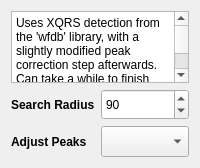
          <widget class="QWidget" name="page_peak_xqrs">
           <layout class="QFormLayout" name="formLayout_9">
            <item row="0" column="0" colspan="2">
             <widget class="QTextBrowser" name="peak_xqrs_info">
              <property name="sizePolicy">
               <sizepolicy hsizetype="Expanding" vsizetype="Preferred">
                <horstretch>0</horstretch>
                <verstretch>0</verstretch>
               </sizepolicy>
              </property>
              <property name="sizeAdjustPolicy">
               <enum>QAbstractScrollArea::SizeAdjustPolicy::AdjustToContents</enum>
              </property>
              <property name="html">
               <string>&lt;!DOCTYPE HTML PUBLIC &quot;-//W3C//DTD HTML 4.0//EN&quot; &quot;http://www.w3.org/TR/REC-html40/strict.dtd&quot;&gt;
&lt;html&gt;&lt;head&gt;&lt;meta name=&quot;qrichtext&quot; content=&quot;1&quot; /&gt;&lt;meta charset=&quot;utf-8&quot; /&gt;&lt;style type=&quot;text/css&quot;&gt;
p, li { white-space: pre-wrap; }
hr { height: 1px; border-width: 0; }
li.unchecked::marker { content: &quot;\2610&quot;; }
li.checked::marker { content: &quot;\2612&quot;; }
&lt;/style&gt;&lt;/head&gt;&lt;body style=&quot; font-family:'Segoe UI'; font-size:9pt; font-weight:400; font-style:normal;&quot;&gt;
&lt;p style=&quot; margin-top:0px; margin-bottom:0px; margin-left:0px; margin-right:0px; -qt-block-indent:0; text-indent:0px;&quot;&gt;Uses XQRS detection from the 'wfdb' library, with a slightly modified peak correction step afterwards.&lt;/p&gt;
&lt;p style=&quot; margin-top:0px; margin-bottom:0px; margin-left:0px; margin-right:0px; -qt-block-indent:0; text-indent:0px;&quot;&gt;Can take a while to finish when using on sections longer than 1e6 samples.&lt;/p&gt;&lt;/body&gt;&lt;/html&gt;</string>
              </property>
             </widget>
            </item>
            <item row="1" column="0">
             <widget class="QLabel" name="searchRadiusLabel">
              <property name="minimumSize">
               <size>
                <width>0</width>
                <height>31</height>
               </size>
              </property>
              <property name="font">
               <font>
                <bold>true</bold>
               </font>
              </property>
              <property name="text">
               <string>Search Radius</string>
              </property>
             </widget>
            </item>
            <item row="1" column="1">
             <widget class="QSpinBox" name="peak_xqrs_search_radius">
              <property name="minimumSize">
               <size>
                <width>0</width>
                <height>31</height>
               </size>
              </property>
              <property name="accelerated">
               <bool>true</bool>
              </property>
              <property name="correctionMode">
               <enum>QAbstractSpinBox::CorrectionMode::CorrectToNearestValue</enum>
              </property>
              <property name="minimum">
               <number>5</number>
              </property>
              <property name="maximum">
               <number>99999</number>
              </property>
              <property name="value">
               <number>90</number>
              </property>
             </widget>
            </item>
            <item row="2" column="0">
             <widget class="QLabel" name="adjustPeaksLabel">
              <property name="minimumSize">
               <size>
                <width>0</width>
                <height>31</height>
               </size>
              </property>
              <property name="font">
               <font>
                <bold>true</bold>
               </font>
              </property>
              <property name="text">
               <string>Adjust Peaks</string>
              </property>
             </widget>
            </item>
            <item row="2" column="1">
             <widget class="QEnumComboBox" name="peak_xqrs_peak_dir">
              <property name="minimumSize">
               <size>
                <width>0</width>
                <height>31</height>
               </size>
              </property>
             </widget>
            </item>
           </layout>
          </widget>
